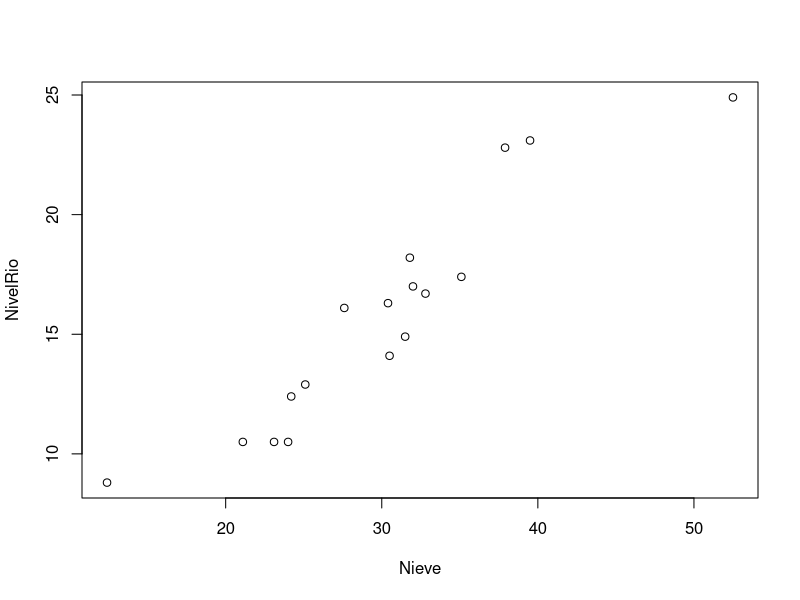
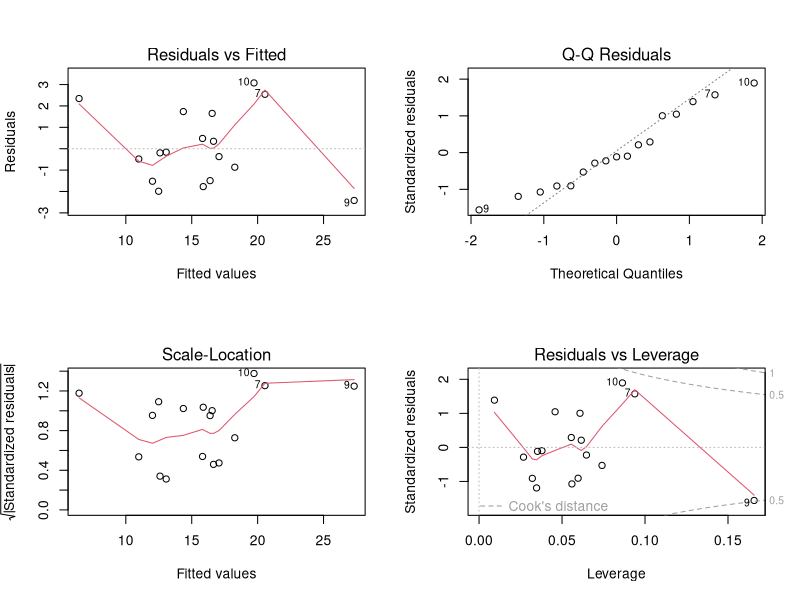

The R script that drew these images, in order:
## ---- chunk 1
datos <- read.csv(file="SnakeRiver.csv")
## ---- chunk 2
datos <- read.csv(file="SnakeRiver.csv",sep=";")
attach(datos)
## ---- chunk 3
datos2 <- read.csv2(file="SnakeRiver.csv")
## ---- chunk 4
summary(datos)
## ---- chunk 5
plot(datos)
## ---- chunk 6
fit <- lm(NivelRio~Nieve, data = datos)
## ---- chunk 7
summary(fit)
## ---- chunk 8
fit1 <- lm(NivelRio~0+Nieve, data=datos)
summary(fit1)
## ---- chunk 9
anova(fit1)
## ---- chunk 10
par(mfrow=c(2,2))
plot(fit1)
## ---- chunk 11
library(car)
shapiro.test(fit1$residuals)
## ---- chunk 12
library(car)
durbinWatsonTest(fit)
## ---- chunk 13
library(car)
ncvTest(fit1)
## ---- chunk 14
newd<-data.frame(Nieve=c(24.65,23.73))
predict(fit,newdata = newd)
## ---- chunk 15
predict(fit,newdata = newd, interval = "confidence") 
## ---- chunk 16
predict(fit, newdata=newd, interval = "prediction")
